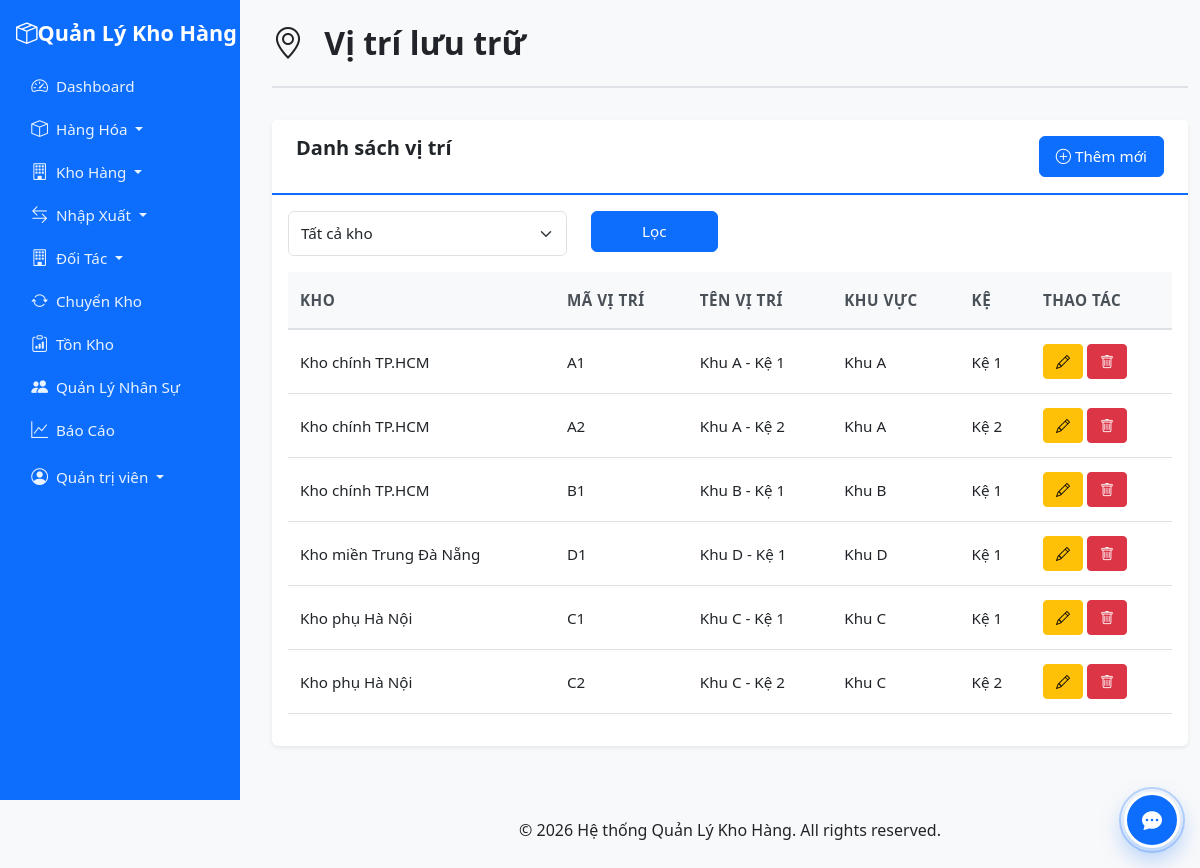
The page /modules/storage_locations/index.php (signed in) on the database its author committed.
### tables this page shows
CREATE TABLE `storage_locations` (
  `id` int(11) NOT NULL,
  `warehouse_id` int(11) NOT NULL,
  `code` varchar(50) NOT NULL,
  `name` varchar(100) NOT NULL,
  `area` varchar(100) DEFAULT NULL,
  `shelf` varchar(100) DEFAULT NULL,
  `room` varchar(100) DEFAULT NULL,
  `description` text DEFAULT NULL,
  `status` tinyint(1) DEFAULT 1,
  `created_at` timestamp NOT NULL DEFAULT current_timestamp()
);

CREATE TABLE `warehouses` (
  `id` int(11) NOT NULL,
  `code` varchar(50) NOT NULL,
  `name` varchar(100) NOT NULL,
  `address` text DEFAULT NULL,
  `latitude` decimal(10,7) DEFAULT NULL,
  `longitude` decimal(10,7) DEFAULT NULL,
  `manager_id` int(11) DEFAULT NULL,
  `status` tinyint(1) DEFAULT 1,
  `created_at` timestamp NOT NULL DEFAULT current_timestamp()
);

### modules/storage_locations/index.php (the view, shortened to what this page needs)
<?php
$db = getDB();
$query = "SELECT sl.*, w.name as warehouse_name
    FROM storage_locations sl
    JOIN warehouses w ON sl.warehouse_id = w.id
    WHERE 1=1";
$params = [];
$query .= " ORDER BY w.name, sl.code";
$stmt = $db->prepare($query);
$stmt->execute($params);
$locations = $stmt->fetchAll();
include '../../includes/header.php';
?>
<div class="container-fluid mt-4">
    <div class="page-header">
        <h1><i class="bi bi-geo-alt"></i> Vị trí lưu trữ</h1>
    </div>
    <div class="card">
        <div class="card-header d-flex justify-content-between">
            <h5 class="mb-0">Danh sách vị trí</h5>
            <a href="add.php" class="btn btn-primary">
                <i class="bi bi-plus-circle"></i> Thêm mới
            </a>
        </div>
        <div class="card-body">
            <form method="GET" class="mb-3">
                <div class="row">
                    <div class="col-md-4">
                        <select class="form-select" name="warehouse_id">
                            <option value="">Tất cả kho</option>
                        </select>
                    </div>
                    <div class="col-md-2">
                        <button type="submit" class="btn btn-primary w-100">Lọc</button>
                    </div>
                </div>
            </form>
            <div class="table-responsive">
                <table class="table">
                    <thead>
                        <tr>
                            <th>Kho</th>
                            <th>Mã vị trí</th>
                            <th>Tên vị trí</th>
                            <th>Khu vực</th>
                            <th>Kệ</th>
                            <th>Thao tác</th>
                        </tr>
                    </thead>
                    <tbody>
                        <?php foreach ($locations as $loc): ?>
                        <tr>
                            <td><?php echo htmlspecialchars($loc['warehouse_name']); ?></td>
                            <td><?php echo htmlspecialchars($loc['code']); ?></td>
                            <td><?php echo htmlspecialchars($loc['name']); ?></td>
                            <td><?php echo htmlspecialchars($loc['area'] ?? ''); ?></td>
                            <td><?php echo htmlspecialchars($loc['shelf'] ?? ''); ?></td>
                            <td>
                                <a href="edit.php?id=<?php echo $loc['id']; ?>" class="btn btn-sm btn-warning">
                                    <i class="bi bi-pencil"></i>
                                </a>
                                <form method="POST" action="delete.php" class="d-inline" onsubmit="return confirm('Bạn có chắc chắn muốn xóa vị trí này?');">
                                    <button type="submit" class="btn btn-sm btn-danger">
                                        <i class="bi bi-trash"></i>
                                    </button>
                                </form>
                            </td>
                        </tr>
                        <?php endforeach; ?>
                    </tbody>
                </table>
            </div>
        </div>
    </div>
</div>
<?php include '../../includes/footer.php'; ?>

### assets/css/style.css (style rules this page uses)
:root { --primary-color: #0d6efd; --secondary-color: #6c757d; --success-color: #198754; --danger-color: #dc3545; --warning-color: #ffc107; --info-color: #0dcaf0; }
body { font-family: 'Segoe UI', Tahoma, Geneva, Verdana, sans-serif; background-color: #f8f9fa; font-size: 1rem; line-height: 1.6; }
@media (min-width: 992px) { body.has-sidebar { padding-left: 260px; } }
.card { border: none; box-shadow: 0 0.125rem 0.25rem rgba(0, 0, 0, 0.075); margin-bottom: 1.5rem; }
.card-header { background-color: #fff; border-bottom: 2px solid var(--primary-color); font-weight: 600; font-size: 1.1rem; padding: 1rem 1.5rem; }
.card-header h5 { font-size: 1.25rem; font-weight: 600; margin: 0; }
.table { background-color: #fff; }
.table thead th { background-color: #f8f9fa; border-bottom: 2px solid #dee2e6; font-weight: 600; font-size: 0.95rem; padding: 1rem 0.75rem; text-transform: uppercase; letter-spacing: 0.5px; color: #495057; }
.table tbody td { padding: 0.875rem 0.75rem; font-size: 0.95rem; vertical-align: middle; }
.page-header { margin-bottom: 2rem; padding-bottom: 1rem; border-bottom: 2px solid #dee2e6; }
.page-header h1 { margin-bottom: 0.5rem; font-size: 2rem; font-weight: 600; color: #212529; }
.page-header h1 i { margin-right: 0.75rem; font-size: 2rem; }
h1, h2, h3, h4, h5, h6 { font-weight: 600; color: #212529; }
h1 { font-size: 2rem; }
h5 { font-size: 1.1rem; }
.btn { font-weight: 500; padding: 0.5rem 1rem; font-size: 0.95rem; }
.btn-sm { padding: 0.375rem 0.75rem; font-size: 0.875rem; }
.form-control, .form-select { font-size: 0.95rem; padding: 0.625rem 0.75rem; }

### rows shown on the page
storage_locations: warehouse.name "Kho chính TP.HCM", code "A1", name "Khu A - Kệ 1", area "Khu A", shelf "Kệ 1"
storage_locations: warehouse.name "Kho chính TP.HCM", code "A2", name "Khu A - Kệ 2", area "Khu A", shelf "Kệ 2"
storage_locations: warehouse.name "Kho chính TP.HCM", code "B1", name "Khu B - Kệ 1", area "Khu B", shelf "Kệ 1"
storage_locations: warehouse.name "Kho miền Trung Đà Nẵng", code "D1", name "Khu D - Kệ 1", area "Khu D", shelf "Kệ 1"
storage_locations: warehouse.name "Kho phụ Hà Nội", code "C1", name "Khu C - Kệ 1", area "Khu C", shelf "Kệ 1"
storage_locations: warehouse.name "Kho phụ Hà Nội", code "C2", name "Khu C - Kệ 2", area "Khu C", shelf "Kệ 2"

### other values the page prints
$_SESSION['full_name'] "Quản trị viên"
